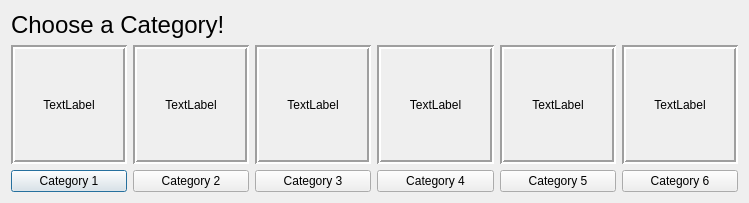
<?xml version="1.0" encoding="UTF-8"?>
<ui version="4.0">
 <class>categoryDialog</class>
 <widget class="QDialog" name="categoryDialog">
  <property name="geometry">
   <rect>
    <x>0</x>
    <y>0</y>
    <width>749</width>
    <height>203</height>
   </rect>
  </property>
  <property name="windowTitle">
   <string>Dialog</string>
  </property>
  <layout class="QHBoxLayout" name="horizontalLayout_3">
   <item>
    <layout class="QVBoxLayout" name="verticalLayout">
     <item>
      <widget class="QLabel" name="label_7">
       <property name="font">
        <font>
         <pointsize>18</pointsize>
        </font>
       </property>
       <property name="text">
        <string>Choose a Category!</string>
       </property>
      </widget>
     </item>
     <item>
      <layout class="QHBoxLayout" name="horizontalLayout_2">
       <item>
        <widget class="QLabel" name="category1Label">
         <property name="sizePolicy">
          <sizepolicy hsizetype="MinimumExpanding" vsizetype="MinimumExpanding">
           <horstretch>0</horstretch>
           <verstretch>0</verstretch>
          </sizepolicy>
         </property>
         <property name="minimumSize">
          <size>
           <width>80</width>
           <height>50</height>
          </size>
         </property>
         <property name="frameShape">
          <enum>QFrame::Box</enum>
         </property>
         <property name="frameShadow">
          <enum>QFrame::Sunken</enum>
         </property>
         <property name="lineWidth">
          <number>2</number>
         </property>
         <property name="text">
          <string>TextLabel</string>
         </property>
         <property name="alignment">
          <set>Qt::AlignCenter</set>
         </property>
        </widget>
       </item>
       <item>
        <widget class="QLabel" name="category2Label">
         <property name="sizePolicy">
          <sizepolicy hsizetype="MinimumExpanding" vsizetype="MinimumExpanding">
           <horstretch>0</horstretch>
           <verstretch>0</verstretch>
          </sizepolicy>
         </property>
         <property name="minimumSize">
          <size>
           <width>80</width>
           <height>50</height>
          </size>
         </property>
         <property name="frameShape">
          <enum>QFrame::Box</enum>
         </property>
         <property name="frameShadow">
          <enum>QFrame::Sunken</enum>
         </property>
         <property name="lineWidth">
          <number>2</number>
         </property>
         <property name="text">
          <string>TextLabel</string>
         </property>
         <property name="alignment">
          <set>Qt::AlignCenter</set>
         </property>
        </widget>
       </item>
       <item>
        <widget class="QLabel" name="category3Label">
         <property name="sizePolicy">
          <sizepolicy hsizetype="MinimumExpanding" vsizetype="MinimumExpanding">
           <horstretch>0</horstretch>
           <verstretch>0</verstretch>
          </sizepolicy>
         </property>
         <property name="minimumSize">
          <size>
           <width>80</width>
           <height>50</height>
          </size>
         </property>
         <property name="frameShape">
          <enum>QFrame::Box</enum>
         </property>
         <property name="frameShadow">
          <enum>QFrame::Sunken</enum>
         </property>
         <property name="lineWidth">
          <number>2</number>
         </property>
         <property name="text">
          <string>TextLabel</string>
         </property>
         <property name="alignment">
          <set>Qt::AlignCenter</set>
         </property>
        </widget>
       </item>
       <item>
        <widget class="QLabel" name="category4Label">
         <property name="sizePolicy">
          <sizepolicy hsizetype="MinimumExpanding" vsizetype="MinimumExpanding">
           <horstretch>0</horstretch>
           <verstretch>0</verstretch>
          </sizepolicy>
         </property>
         <property name="minimumSize">
          <size>
           <width>80</width>
           <height>50</height>
          </size>
         </property>
         <property name="frameShape">
          <enum>QFrame::Box</enum>
         </property>
         <property name="frameShadow">
          <enum>QFrame::Sunken</enum>
         </property>
         <property name="lineWidth">
          <number>2</number>
         </property>
         <property name="text">
          <string>TextLabel</string>
         </property>
         <property name="alignment">
          <set>Qt::AlignCenter</set>
         </property>
        </widget>
       </item>
       <item>
        <widget class="QLabel" name="category5Label">
         <property name="sizePolicy">
          <sizepolicy hsizetype="MinimumExpanding" vsizetype="MinimumExpanding">
           <horstretch>0</horstretch>
           <verstretch>0</verstretch>
          </sizepolicy>
         </property>
         <property name="minimumSize">
          <size>
           <width>80</width>
           <height>50</height>
          </size>
         </property>
         <property name="frameShape">
          <enum>QFrame::Box</enum>
         </property>
         <property name="frameShadow">
          <enum>QFrame::Sunken</enum>
         </property>
         <property name="lineWidth">
          <number>2</number>
         </property>
         <property name="text">
          <string>TextLabel</string>
         </property>
         <property name="alignment">
          <set>Qt::AlignCenter</set>
         </property>
        </widget>
       </item>
       <item>
        <widget class="QLabel" name="category6Label">
         <property name="sizePolicy">
          <sizepolicy hsizetype="MinimumExpanding" vsizetype="MinimumExpanding">
           <horstretch>0</horstretch>
           <verstretch>0</verstretch>
          </sizepolicy>
         </property>
         <property name="minimumSize">
          <size>
           <width>80</width>
           <height>50</height>
          </size>
         </property>
         <property name="frameShape">
          <enum>QFrame::Box</enum>
         </property>
         <property name="frameShadow">
          <enum>QFrame::Sunken</enum>
         </property>
         <property name="lineWidth">
          <number>2</number>
         </property>
         <property name="text">
          <string>TextLabel</string>
         </property>
         <property name="alignment">
          <set>Qt::AlignCenter</set>
         </property>
        </widget>
       </item>
      </layout>
     </item>
     <item>
      <layout class="QHBoxLayout" name="horizontalLayout">
       <item>
        <widget class="QPushButton" name="category1">
         <property name="text">
          <string>Category 1</string>
         </property>
        </widget>
       </item>
       <item>
        <widget class="QPushButton" name="category2">
         <property name="text">
          <string>Category 2</string>
         </property>
        </widget>
       </item>
       <item>
        <widget class="QPushButton" name="category3">
         <property name="text">
          <string>Category 3</string>
         </property>
        </widget>
       </item>
       <item>
        <widget class="QPushButton" name="category4">
         <property name="text">
          <string>Category 4</string>
         </property>
        </widget>
       </item>
       <item>
        <widget class="QPushButton" name="category5">
         <property name="text">
          <string>Category 5</string>
         </property>
        </widget>
       </item>
       <item>
        <widget class="QPushButton" name="category6">
         <property name="text">
          <string>Category 6</string>
         </property>
        </widget>
       </item>
      </layout>
     </item>
    </layout>
   </item>
  </layout>
 </widget>
 <resources/>
 <connections/>
</ui>
